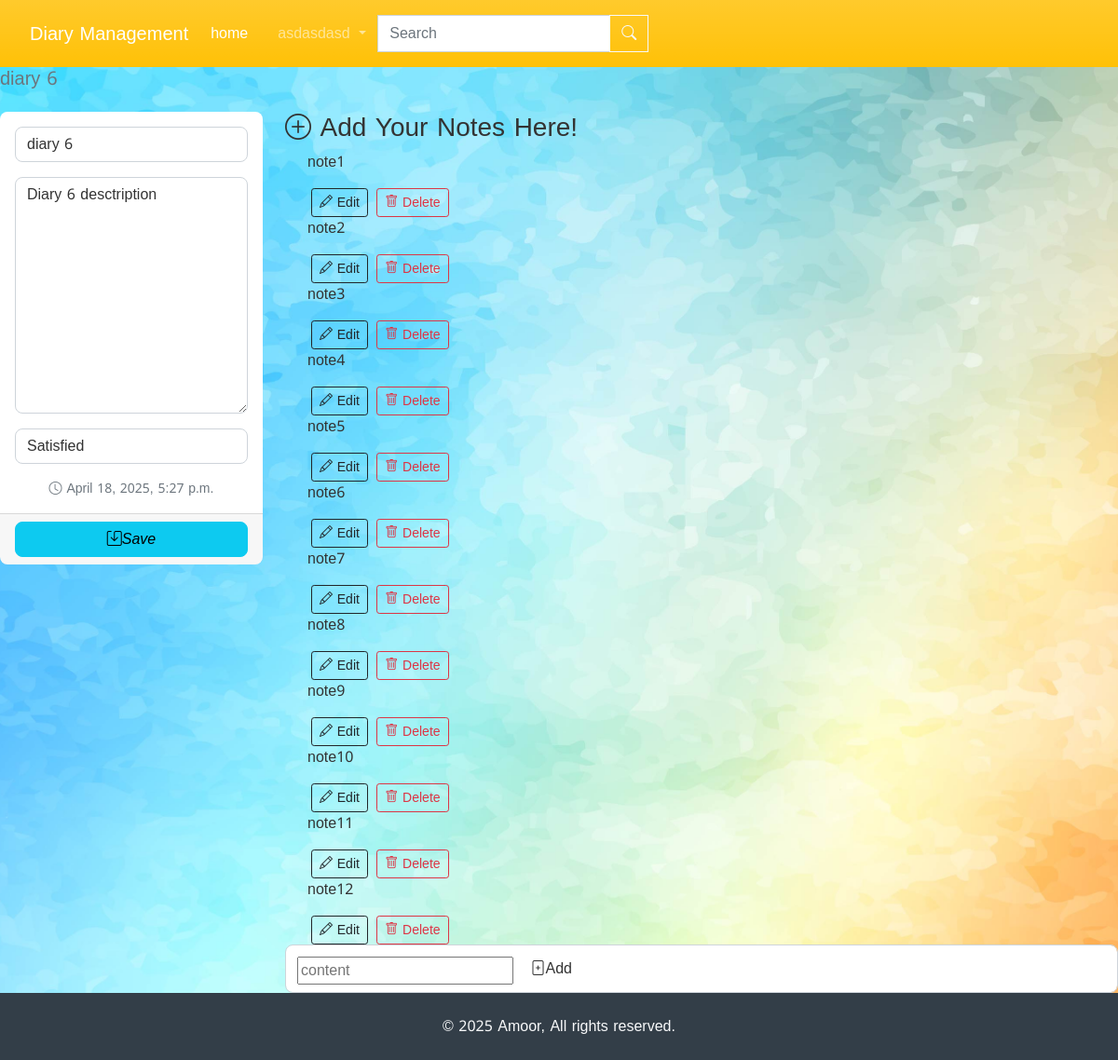
/mydiary/diary/update/17 (signed in), run on the app's committed database.
### users/models.py (models this page shows, shortened)
class CustomUser(AbstractUser):
    bio = models.TextField(null=True)
    profile_image = models.ImageField(upload_to='profile_images/', blank=True, null=True)

### diaries/models.py (models this page shows, shortened)
class Diary(models.Model):
    title = models.CharField(max_length=255)
    description = models.TextField()
    mood = models.IntegerField(choices=Mood.choices, default=Mood.NORMAL)
    created_at = models.DateTimeField(auto_now_add=True)
    updated_at = models.DateTimeField(auto_now=True)
    user = models.ForeignKey(CustomUser, on_delete=models.CASCADE)

class Notes(models.Model):
    content = models.CharField(max_length=255)
    is_important = models.BooleanField(default=False)
    diary = models.ForeignKey(Diary, on_delete=models.CASCADE)

### diaries/views.py (the view, shortened to what this page needs)
# urls.py: path('diary/update/<int:diary_id>', (views.DiaryUpdateView.as_view()), name='UpdateDiary'),
class DiaryUpdateView(LoginRequiredMixin, UserPassesTestMixin ,UpdateView):
    model = Diary
    form_class = DiaryUpdateForm
    template_name = 'diary/update.html'
    pk_url_kwarg = 'diary_id'
    def test_func(self):
        return (self.request.user.id == self.get_object().user_id)

### diaries/forms.py
class DiaryUpdateForm(forms.ModelForm):
    class Meta():
        model = Diary
        fields = ['title', 'description', 'mood']
        labels = {
            'title' : trans('Your diary title'),
            'description' : trans('Type here your diary, how was your day!'),
            'mood' : trans('Mood')
        }
        widgets = {
            'title' : forms.TextInput(attrs=attrs),
            'description': forms.Textarea(attrs=attrs),
            'mood': forms.Select(attrs=attrs)
        }

### diaries/templates/diary/update.html (shortened to what this page needs)
{% extends "base.html" %}
{% load i18n %}
{% block content%}
<nav aria-label="breadcrumb">
    <ol class="breadcrumb">
        <li class="breadcrumb-item active" aria-current="page">
            <div class="d-grid gap-2">
                <h5 class="text-center">
                    {{ object.title }}
                </h5>
            </div>
        </li>
    </ol>
</nav>
<div class="row" id="diary-{{ diary.id }}">
    <div class="col-md-3">
        <form method="POST">
            <div class="card">
                <div class="card-body">
                    {% for field in form %}
                        <div class="mb-3">{{ field }}</div>
                    {% endfor %}
                    <div class="d-flex mt-2">
                        <span class="me-auto text-muted small">
                            <i class="bi bi-clock"></i>
                            <time datetime="{{ object.created_at }}">{{ object.created_at}}</time>
                        </span>
                    </div>
                </div>
                <div class="card-footer">
                    <div class="d-grid gap-2">
                        <button class="btn btn-info">
                            <i class="bi bi-save">{% trans 'Save' %}</i>
                        </button>
                    </div>
                </div>
            </div>
        </form>
    </div>
    <div class="col-md-9">
        {% include 'note/note.html' with diary=object %}
    </div>
</div>
{% endblock %}

### diaries/templates/partials/header.html (shortened to what this page needs)
{% load i18n %}
<header>
<nav class="navbar navbar-expand-md bg-gradient bg-warning navbar-dark p-3 ">
    <a class="navbar-brand"
       data-toggle="tooltip"
       href="{% url 'DiariesList' %}"
       title="{% trans "View all your Diaries and edit them." %}">
        {% trans "Diary Management" %}
    </a>
    <div class="collapse navbar-collapse" id="navbarNavCollapse">
        <ul class="navbar-nav">
            <li class="nav-item">
                <a class="nav-link active" aria-current="page" href="{% url 'Index' %}">{% trans 'home' %}</a>
            </li>
        </ul>
        {% if user.is_authenticated %}
        <ul class="navbar-nav mb-2 mb-lg-0 me-3">
            <li class="nav-item dropdown">
                <a class="nav-link dropdown-toggle" href="#" id="navbarDropdown" role="button" data-bs-toggle="dropdown" aria-expanded="false">
                    {{ user.username }}
                </a>
            </li>
        <form method="get" class="d-flex">
            <div class="input-group">
                <input type='text'
                class='form-control'
                name='q'
                placeholder="{% trans 'Search' %}"
                value="{{ request.GET.q }}">
                    <button class="btn btn-outline-light" type="submit">
                    <i class="bi bi-search"></i>
                </button>
            </div>
        </form>
        {% endif %}
    </div>
</nav>
</header>

### diaries/templates/note/note.html (shortened to what this page needs)
{% load i18n %}
<h3 class="text"><i class="bi bi-plus-circle"></i> Add Your Notes Here!</h3>
<ul class="list-group">
    {% for note in diary.notes_set.all %}
    <div id="note-{{ note.id }}" class="container">
        <p class="note-content">{{ note.content }}</p>
        <button onclick="editNote({{ note.id }})" class="btn btn-sm btn-outline-dark mx-1">
            <i class="bi bi-pencil"></i>
            {% trans "Edit" %}
        </button>
        <button onclick="deleteNote({{ note.id }})"
            class="delete-btn btn btn btn-sm btn-outline-danger"
            data-note-id="{{ note.id }}">
            <i class="bi bi-trash"></i>
            {% trans "Delete" %}
        </button>
    </div>
    {% endfor %}
</ul>
<form class="form-control"id="add-note-form">
    <input class="me-auto" type="text" id="new-note-content" placeholder="content" required>
    <button type="submit" class="btn"><i class="bi bi-file-plus"></i>{% trans "Add" %}</button>
</form>

### static/css/mycss.css (style rules this page uses)
body { background-image: url("/media/backgrounds/main-background.jpg"); background-size: cover; background-repeat: no-repeat; background-attachment: fixed; background-position: center; min-height: 100vh; }

### diaries/templates/partials/header.html (style rules this page uses)
.dropdown { position: relative; display: inline-block; }

### data on the page
CustomUser: username "asdasdasd"
Diary: title "diary 6", form "diary 6" "Diary 6 desctription" "Satisfied", created_at "April 18, 2025, 5:27 p.m."
Notes: content "note1"
Notes: content "note2"
Notes: content "note3"
Notes: content "note4"
Notes: content "note5"
Notes: content "note6"
Notes: content "note7"
Notes: content "note8"
Notes: content "note9"
Notes: content "note10"
Notes: content "note11"
Notes: content "note12"
